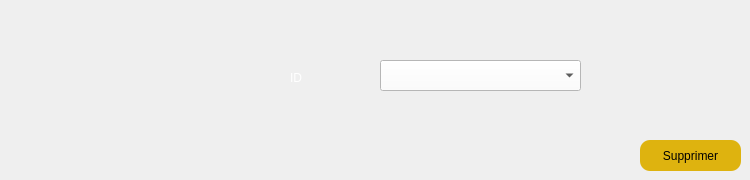
         <widget class="QWidget" name="tab_4">
          <attribute name="title">
           <string>Supprimer</string>
          </attribute>
          <widget class="QComboBox" name="supp_id">
           <property name="geometry">
            <rect>
             <x>380</x>
             <y>60</y>
             <width>201</width>
             <height>31</height>
            </rect>
           </property>
           <property name="styleSheet">
            <string notr="true">background-color: rgb(255, 255, 255);
color : black;</string>
           </property>
          </widget>
          <widget class="QLabel" name="label_37">
           <property name="geometry">
            <rect>
             <x>290</x>
             <y>70</y>
             <width>51</width>
             <height>16</height>
            </rect>
           </property>
           <property name="styleSheet">
            <string notr="true">color: rgb(255, 255, 255);</string>
           </property>
           <property name="text">
            <string>ID</string>
           </property>
          </widget>
          <widget class="QPushButton" name="supprimer">
           <property name="geometry">
            <rect>
             <x>640</x>
             <y>140</y>
             <width>101</width>
             <height>31</height>
            </rect>
           </property>
           <property name="styleSheet">
            <string notr="true">background-color: rgb(255, 255, 255);
background-color : #deb30f;
color : black;
border-radius : 10px;</string>
           </property>
           <property name="text">
            <string>Supprimer</string>
           </property>
          </widget>
         </widget>
